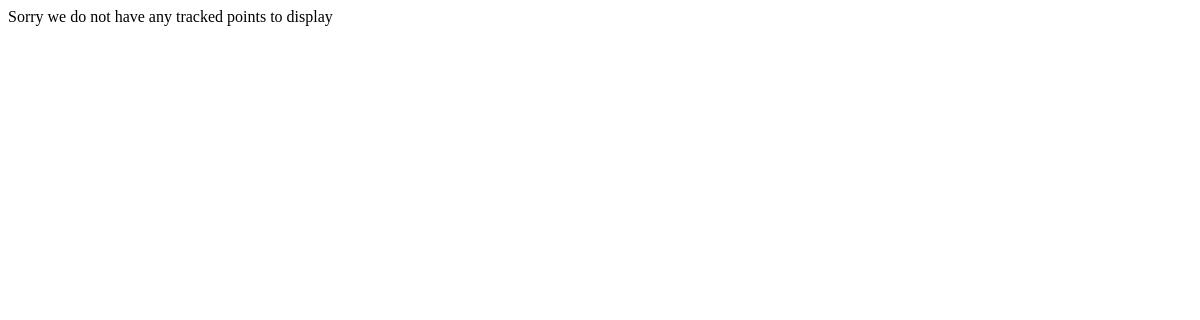
Before: /receiveCellInfo/rawinfo/ with the older database file.
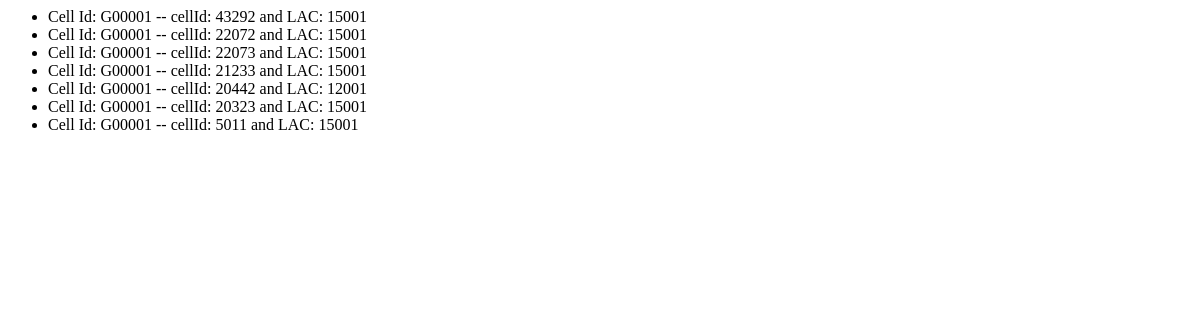
After: the same page with the newer database file.
### receiveCellInfo/models.py (models this page shows, shortened)
class RawInfo(models.Model):
    deviceID = models.CharField(max_length=200)
    TimeStamp = models.DateTimeField()
    cellID = models.CharField(max_length=10)
    LAC = models.CharField(max_length=10)
    MCC = models.CharField(max_length=5, default="")
    MNC = models.CharField(max_length=5, default="")
    dBm = models.FloatField(null=True)

### receiveCellInfo/views.py (the view)
def raw_info(request):
    raw_info = RawInfo.objects.order_by('TimeStamp')
    context = {
        'raw_info' : raw_info,
    }
    return render(request, 'receiveCellInfo/rawinfo.html', context)

### receiveCellInfo/templates/receiveCellInfo/rawinfo.html
{% if raw_info %}
    <ul>
    {% for point in raw_info %}
        <li>Cell Id: {{ point.deviceID }} -- cellId: {{ point.cellID }} and LAC: {{ point.LAC }}</li>
    {% endfor %}
    </ul>
{% else %}
    <p>Sorry we do not have any tracked points to display</p>
{% endif %}

Changed rows visible on the page:
added RawInfo: deviceID "G00001", cellID "43292", LAC "15001"
added RawInfo: deviceID "G00001", cellID "22072", LAC "15001"
added RawInfo: deviceID "G00001", cellID "22073", LAC "15001"
added RawInfo: deviceID "G00001", cellID "21233", LAC "15001"
added RawInfo: deviceID "G00001", cellID "20442", LAC "12001"
added RawInfo: deviceID "G00001", cellID "20323", LAC "15001"
added RawInfo: deviceID "G00001", cellID "5011", LAC "15001"
Other visible differences:
text no longer shown: "Sorry we do not have any tracked points to display"
